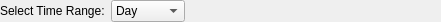
<?xml version="1.0" encoding="UTF-8"?>
<ui version="4.0">
 <class>SelectTimeRange</class>
 <widget class="QWidget" name="SelectTimeRange">
  <property name="geometry">
   <rect>
    <x>0</x>
    <y>0</y>
    <width>441</width>
    <height>20</height>
   </rect>
  </property>
  <property name="windowTitle">
   <string>Form</string>
  </property>
  <layout class="QHBoxLayout" name="horizontalLayout">
   <property name="leftMargin">
    <number>0</number>
   </property>
   <property name="topMargin">
    <number>0</number>
   </property>
   <property name="rightMargin">
    <number>0</number>
   </property>
   <property name="bottomMargin">
    <number>0</number>
   </property>
   <item>
    <widget class="QLabel" name="label">
     <property name="text">
      <string>Select Time Range:</string>
     </property>
    </widget>
   </item>
   <item>
    <widget class="QComboBox" name="comboBox">
     <property name="currentIndex">
      <number>0</number>
     </property>
     <item>
      <property name="text">
       <string>Day</string>
      </property>
     </item>
     <item>
      <property name="text">
       <string>Week</string>
      </property>
     </item>
     <item>
      <property name="text">
       <string>Month</string>
      </property>
     </item>
     <item>
      <property name="text">
       <string>Year</string>
      </property>
     </item>
     <item>
      <property name="text">
       <string>All Time</string>
      </property>
     </item>
     <item>
      <property name="text">
       <string>Custom</string>
      </property>
     </item>
    </widget>
   </item>
   <item>
    <widget class="QWidget" name="widget" native="true">
     <property name="sizePolicy">
      <sizepolicy hsizetype="Preferred" vsizetype="Preferred">
       <horstretch>1</horstretch>
       <verstretch>0</verstretch>
      </sizepolicy>
     </property>
    </widget>
   </item>
  </layout>
 </widget>
 <resources/>
 <connections>
  <connection>
   <sender>comboBox</sender>
   <signal>currentIndexChanged(int)</signal>
   <receiver>SelectTimeRange</receiver>
   <slot>_combobox_index_changed(int)</slot>
   <hints>
    <hint type="sourcelabel">
     <x>99</x>
     <y>11</y>
    </hint>
    <hint type="destinationlabel">
     <x>135</x>
     <y>13</y>
    </hint>
   </hints>
  </connection>
 </connections>
 <slots>
  <slot>_combobox_index_changed(int)</slot>
 </slots>
</ui>
